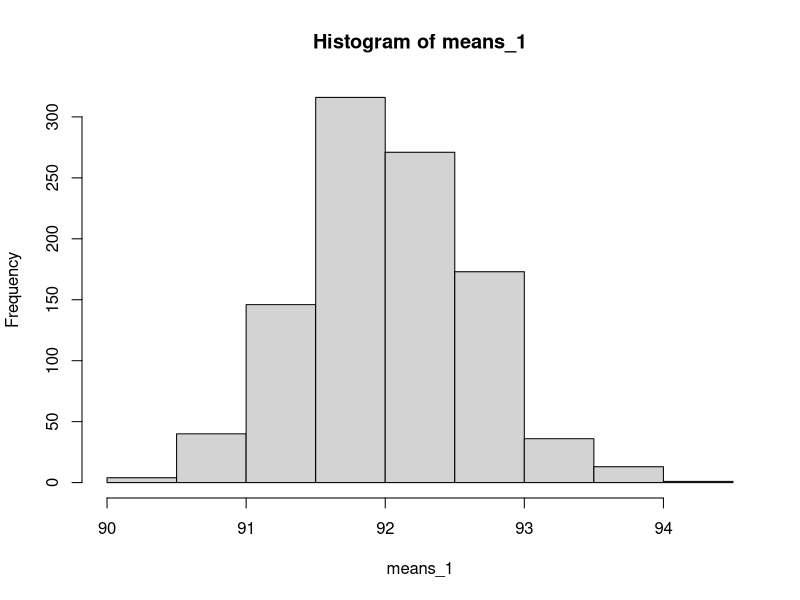
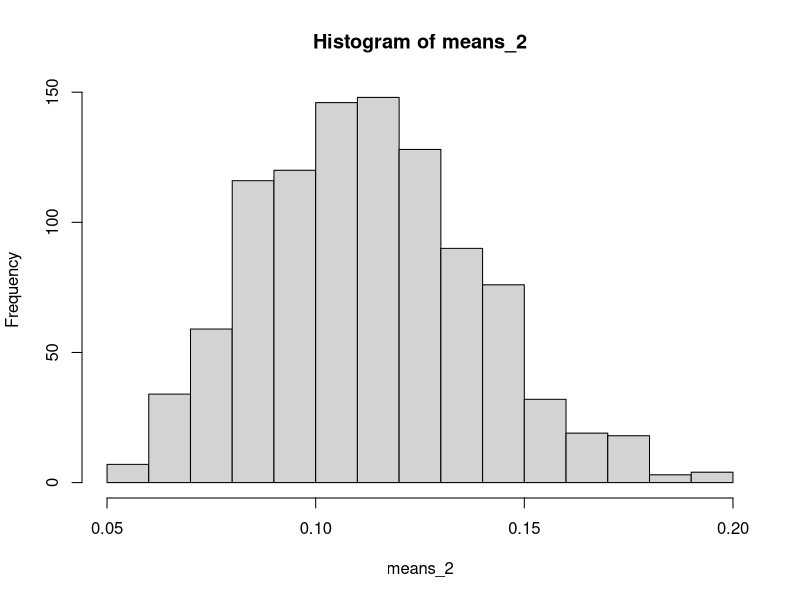

Generate these figures, in order, with R:
# Quest 9
# Get random list functions
# Create random lists with them
# Create histogram
# Create confidential intervals

# Define black_box1 to get a list with random function
black_box1 <- function(amount){
  rnorm(amount, 92, 2)
}

# Define black_box2 to get a list with random function
black_box2 <- function(amount){
  rgamma(amount, 2, 17)
}

# Create means vector for 1000 elements
means_1 <- numeric(1000)
means_2 <- numeric(1000)

#### black_box1 ##########################################################################
# Use black_box1 to generate mean
# Append mean to means
for (i in 1:1000){
  sample <- black_box1(10)
  mean <- round(mean(sample), 2)
  means_1[i] <- mean
}

# Create histogram
hist(means_1)

# Create and print confidential invtervals 
ci_1 <- qnorm( c(0.025, 0.975), mean(means_1), sd(means_1) )
cat("Confidence Interval Lower =", ci_1[1], ", Upper =", ci_1[2], "\n")



#### black_box2 ##########################################################################
# Use black_box2 to generate mean
# Append mean to means
for (j in 1:1000){
  sample <- black_box2(10)
  mean <- round(mean(sample), 2)
  means_2[j] <- mean
}

# Create histogram
hist(means_2)

# Create and print confidential intervals 
ci_2 <- qnorm( c(0.025, 0.975), mean(means_2), sd(means_2) )
cat("Confidence Interval Lower =", ci_2[1], ", Upper =", ci_2[2], "\n")
